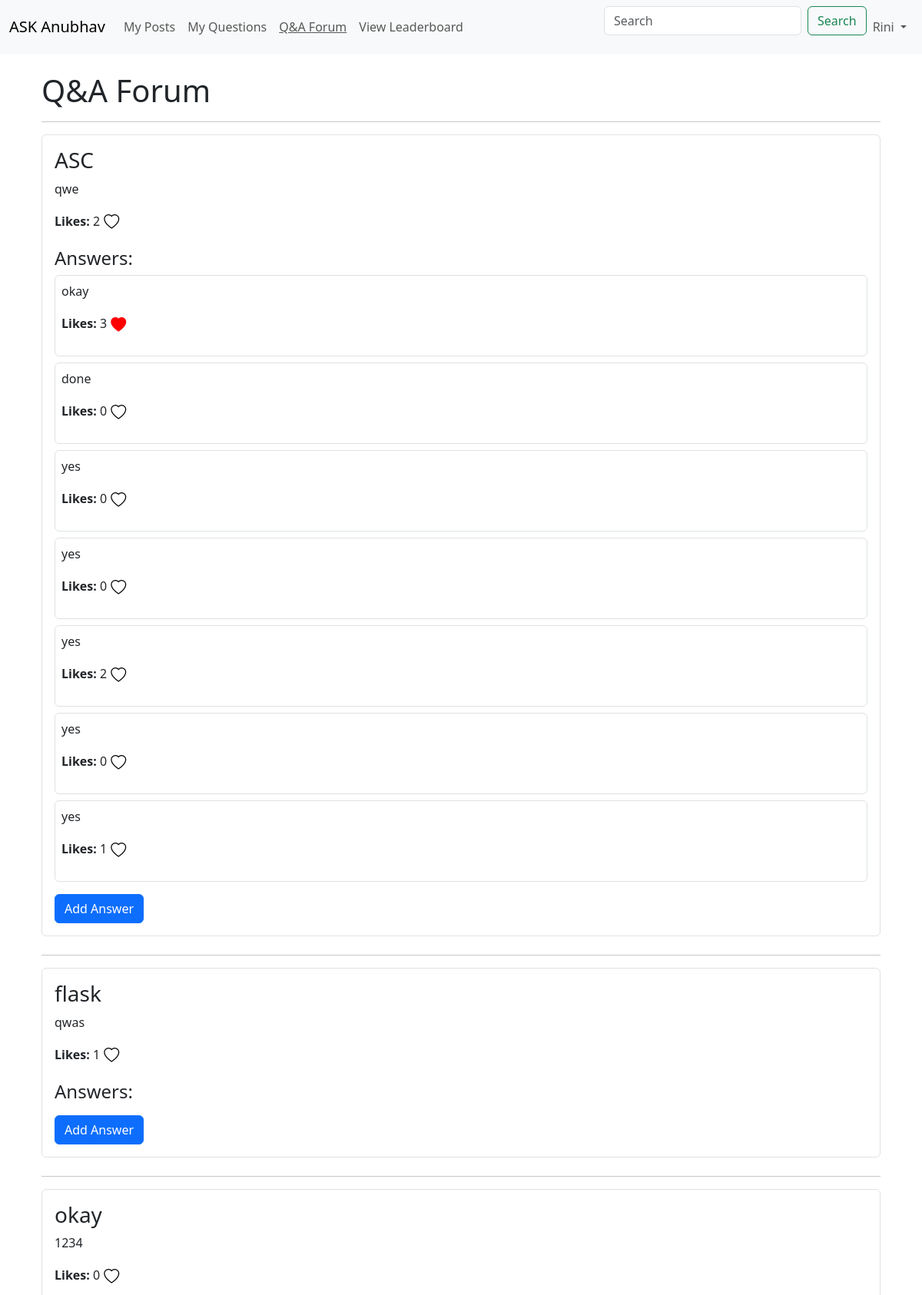
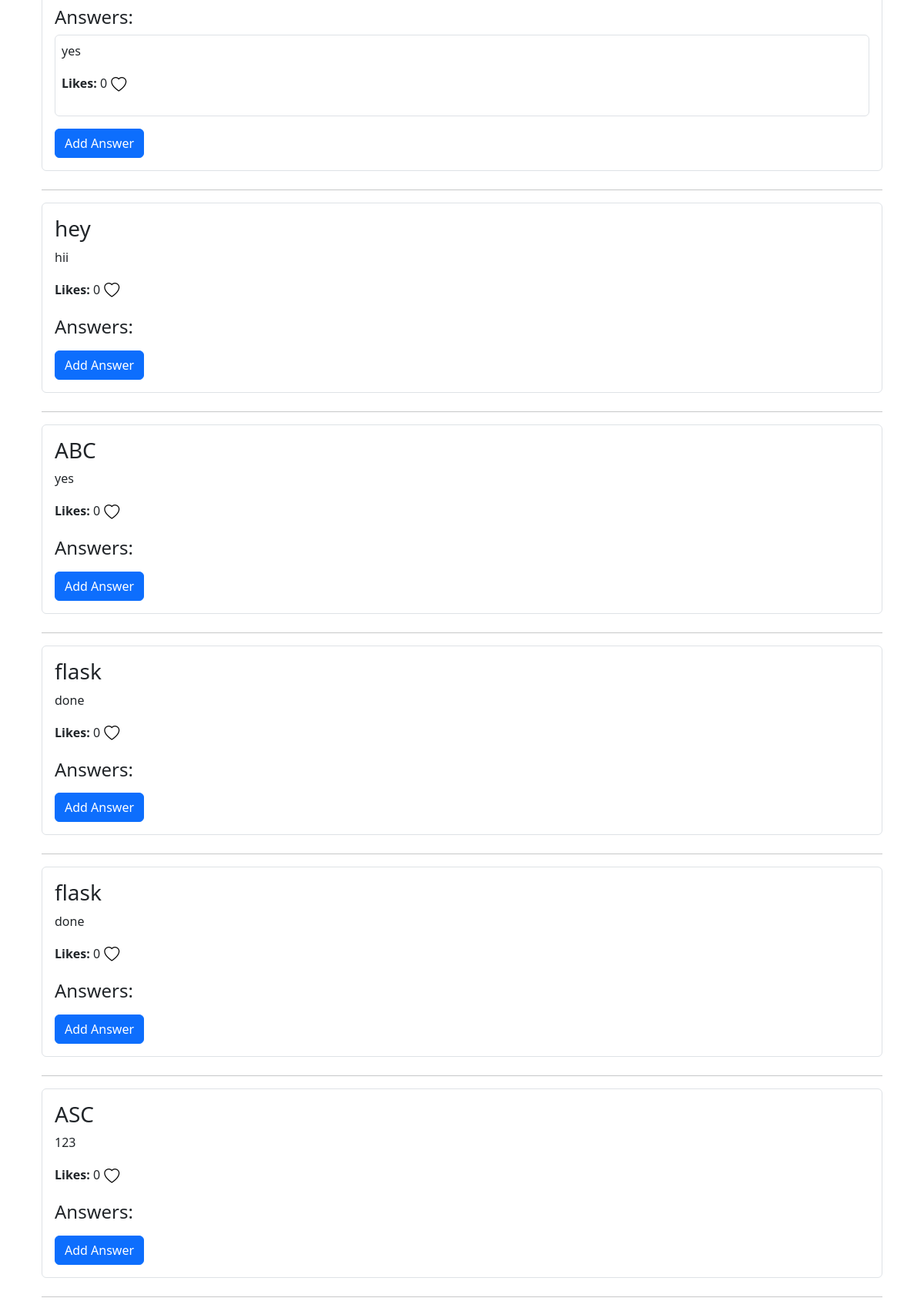
Page /qa_forum (signed in, upper part) on the committed database (2 pictures, top to bottom).
### merged.py (models this page shows, shortened)
class Question(db.Model):
    __tablename__ = 'question'
    id = db.Column(db.Integer, primary_key=True)
    title = db.Column(db.String(200))
    body = db.Column(db.Text, nullable=False)
    student_id = db.Column(db.Integer, nullable=False)
    like_count = db.Column(db.Integer, default=0)
    post_id = db.Column(db.Integer, db.ForeignKey('post.id'), nullable=False)
    post = db.relationship('Post', backref=db.backref('questions', lazy=True))
    approval = db.relationship('QuestionApproval', uselist=False, back_populates='question')
    answers = db.relationship('Answer', backref='question', lazy=True)

class Answer(db.Model):
    __tablename__ = 'answer'
    id = db.Column(db.Integer, primary_key=True)
    body = db.Column(db.Text, nullable=False)
    student_id = db.Column(db.Integer, db.ForeignKey('user.student_id'), nullable=False)
    student = db.relationship('User', backref=db.backref('answers', lazy=True))
    like_count = db.Column(db.Integer, default=0)
    question_id = db.Column(db.Integer, db.ForeignKey('question.id'), nullable=False)
    approval = db.relationship('AnswerApproval', uselist=False, back_populates='answer')

### merged.py (the view)
@app.route('/qa_forum')
def qa_forum():
    if 'student_id' not in session:
        return redirect(url_for('login'))
    student_id = session['student_id']
    questions = db.session.query(Question).all()
    for question in questions:
        question.liked_by_current_user = LikeQuestion.query.filter_by(
            question_id=question.id,
            student_id=student_id
        ).first() is not None
        answers = db.session.query(Answer).filter_by(question_id=question.id).all()
        for answer in answers:
            answer.liked_by_current_user = LikeAnswer.query.filter_by(
                answer_id=answer.id,
                student_id=student_id
            ).first() is not None
        question.answers = answers
    return render_template(
        'ASK_Anubhav/Student/qa_forum.html',
        questions=questions,
        username=session.get('username')
    )

### merged.py (called while the page is built)
@app.context_processor
def inject_session():
    try:
        return dict(session=session)  # Inject session into all templates
    except Exception as e:
        print("Session not created due to: {str(e)}")
        return dict(session={})

### templates/ASK_Anubhav/Student/qa_forum.html (shortened to what this page needs)
{% extends "ASK_Anubhav/Student/base.html" %}
{% block content %}
  <div class="container mt-4">
      <h1>Q&A Forum</h1>
      <hr>
      {% for question in questions %}
      {% if not question.approval or question.approval.status != 'rejected' %}
      <div class="question-card mb-4 p-3 border rounded" id="question-{{ question.id }}">
          <h3>{{ question.title }}</h3>
          <p>{{ question.body }}</p>
        <p>
  <strong>Likes:</strong> <span id="question-like-count-{{ question.id }}">{{ question.like_count }}</span>
  <button class="btn btn-link p-0" onclick="likeQuestion({{ question.id }})">
    {% if question.liked_by_current_user %}
      <i id="question-like-icon-{{ question.id }}" class="bi bi-heart-fill fs-5" style="color: red;"></i>
    {% else %}
      <i id="question-like-icon-{{ question.id }}" class="bi bi-heart fs-5" style="color: black;"></i>
    {% endif %}
  </button>
</p>
          <h4>Answers:</h4>
          <div class="answers-container">
              {% for answer in question.answers %}
              {% if not answer.approval or answer.approval.status != 'rejected' %}
              <div class="answer border rounded p-2 mb-2" id="answer-{{ answer.id }}">
                  <p>{{ answer.body }}</p>
                  <p>
  <strong>Likes:</strong> <span id="answer-like-count-{{ answer.id }}">{{ answer.like_count }}</span>
  <button class="btn btn-link p-0" onclick="likeAnswer({{ answer.id }})">
    {% if answer.liked_by_current_user %}
      <i id="answer-like-icon-{{ answer.id }}" class="bi bi-heart-fill fs-5" style="color: red;"></i>
    {% else %}
      <i id="answer-like-icon-{{ answer.id }}" class="bi bi-heart fs-5" style="color: black;"></i>
    {% endif %}
  </button>
</p>
              </div>
              {% endif %}
              {% endfor %}
          </div>
          {% if session['is_faculty'] == 0 %}
          <div class="answer-form mt-3">
              <button class="btn btn-primary" onclick="toggleAnswerForm('form-{{ question.id }}')">Add Answer</button>
          </div>
          {% endif %}
      </div>
      <hr>
      {% endif %}
      {% endfor %}
  </div>
</body>
</html>
{% endblock %}

### rows in the picture
Question: title "ASC", body "qwe", like_count "2"
Answer: body "okay", like_count "3"
Answer: body "done", like_count "0"
Answer: body "yes", like_count "0"
Answer: body "yes", like_count "0"
Answer: body "yes", like_count "2"
Answer: body "yes", like_count "0"
Answer: body "yes", like_count "1"
Question: title "flask", body "qwas", like_count "1"
Question: title "okay", body "1234", like_count "0"
Answer: body "yes", like_count "0"
Question: title "hey", body "hii", like_count "0"
Question: title "ABC", body "yes", like_count "0"
Question: title "flask", body "done", like_count "0"
Question: title "flask", body "done", like_count "0"
Question: title "ASC", body "123", like_count "0"

### other values in the picture
{{ username or 'User' }} "Rini"
